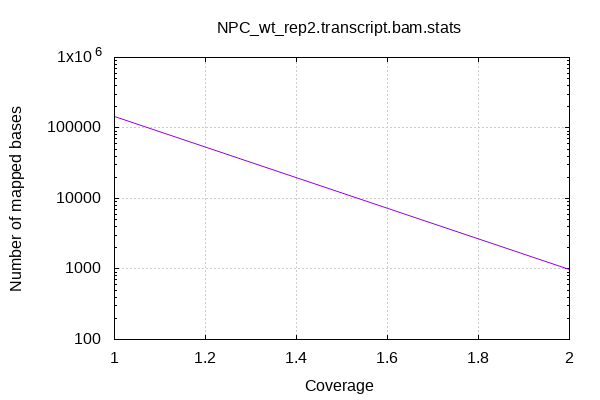

Source code (gnuplot):

            set terminal png size 600,400 truecolor
            set output "NPC_wt_rep2.transcript_stats/coverage.png"
            set grid xtics ytics y2tics back lc rgb "#cccccc"
            set ylabel "Number of mapped bases"
            set xlabel "Coverage"
            set log y
            set style fill solid border -1
            set title "NPC_wt_rep2.transcript.bam.stats" noenhanced
            set xrange [:2]
            plot '-' with lines notitle
        1	144050
2	1000
end
